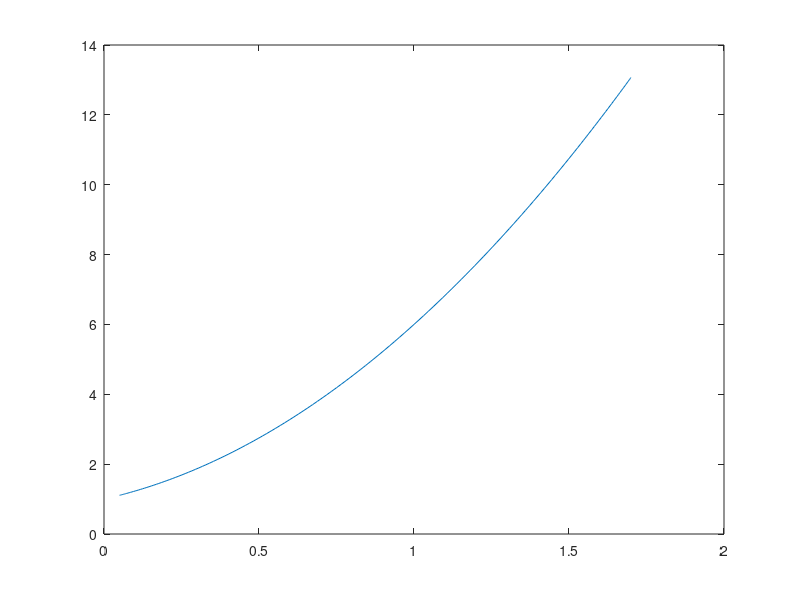

Recreate this plot in MATLAB. (Note: this script raises an error after producing the figure.)
clear; clc; close all;

%%
a = 1;
b = 2;
c = 3;
f1 = 1;
f2 = 0;
L1 = 1;
L2 = 1;

% parameters
tol = 1e-12;
x_init = [0; 0];
iter = 0;
err = [];

%% interpolation
% evaluation density
dl = 0.01;

% calc min and max length to evaluate (just for now)
l_min = 0.05;
l_max = 1.7;
% grid size
k_d = round((l_max - l_min)/dl);
% grid value allocation
k_grid = zeros(k_d,1);
% k response function
k = @(l)(c*l*l + b*l + a);
% store x values
x = zeros(k_d,1);
% fill in grid values with chebyshev
for i = 0:k_d-1
    x(i+1) = (1+cos((2*i+1)/(2*k_d)*pi))/2*(l_max-l_min)+l_min;
    k_grid(i+1)= k(x(i+1));
end
plot(x,k_grid);
% grid spline
k_spline = spline(x,k_grid);
% grid derivative spline
k_der = fnder(k_spline,1);

%% init declare variables

syms l1 u1 u2 l2 ;
l1 = u1 - u2 + L1;
l2 = u2 + L2;

%% Internal forces
syms p1 p2 k1 k2;
p1 = k1*u1 - k2*u2;
p2 = -k1*u1+(k1+k2)*u2;

%% Jacobian
syms K k11 k12 k21 k22 K_symb d1 d2
% actuall derivative but sym cant be used as we get part of derivative out
% of the spline
%k11 = diff(p1, u1)+u1*deriv_dk(l1);
%k12 = diff(p1, u2)-u1*deriv_dk(l1)-u2*deriv_dk(l2);
%k21 = diff(p2, u1)+(u2-u1)*deriv_dk(l1);
%k22 = diff(p2, u2)-(u2-u1)*deriv_dk(l1)+u2*deriv_dk(l2);
k11 = diff(p1, u1);
k12 = diff(p1, u2);
k21 = diff(p2, u1);
k22 = diff(p2, u2);

K_symb = [k11, k12; 
    k21, k22];

r_symb = [p1 - f1; 
     p2 - f2];

dKdx_x_symb = [d1*(u1 - u2)	d1*(-u1 + u2);...
    d1*(-u1 + u2)	d1*(u1 - u2) + d2*u2];

 
%% Newton iteration
u1 = 0;
u2 = 0;
u = [u1; u2];
Delta = [u1; u2];

% inital values
l_1 = eval(l1);
l_2 = eval(l2);
k1 = fnval(k_spline,l_1);
k2 = fnval(k_spline,l_2);
K = eval(K_symb);
r = eval(r_symb);
while 1
   iter = iter + 1;
   d1 = fnval(k_der, l_1);
   d2 = fnval(k_der, l_2);
   J = eval(dKdx_x_symb);
   J = K + J;
   r = eval(r_symb);
   Delta = -J\r;
   u = Delta + u;
   % update values
   u1 = u(1);
   u2 = u(2);
   l_1 = eval(l1);
   l_2 = eval(l2);
   k1 = fnval(k_spline,l_1);
   k2 = fnval(k_spline,l_2);
   K = eval(K_symb);
   r = eval(r_symb);
   err = [err, norm(r)];
   if (err(length(err)) < tol)
        break;
   end
end
iter
order = log(abs((err(end)-err(end-1))/(err(end-1)-err(end-2))))/log(abs((err(end-1)-err(end-2))/(err(end-2)-err(end-3))))
disp(u)
disp(err(length(err)))
ref = [ 0.2788; 0.1394]